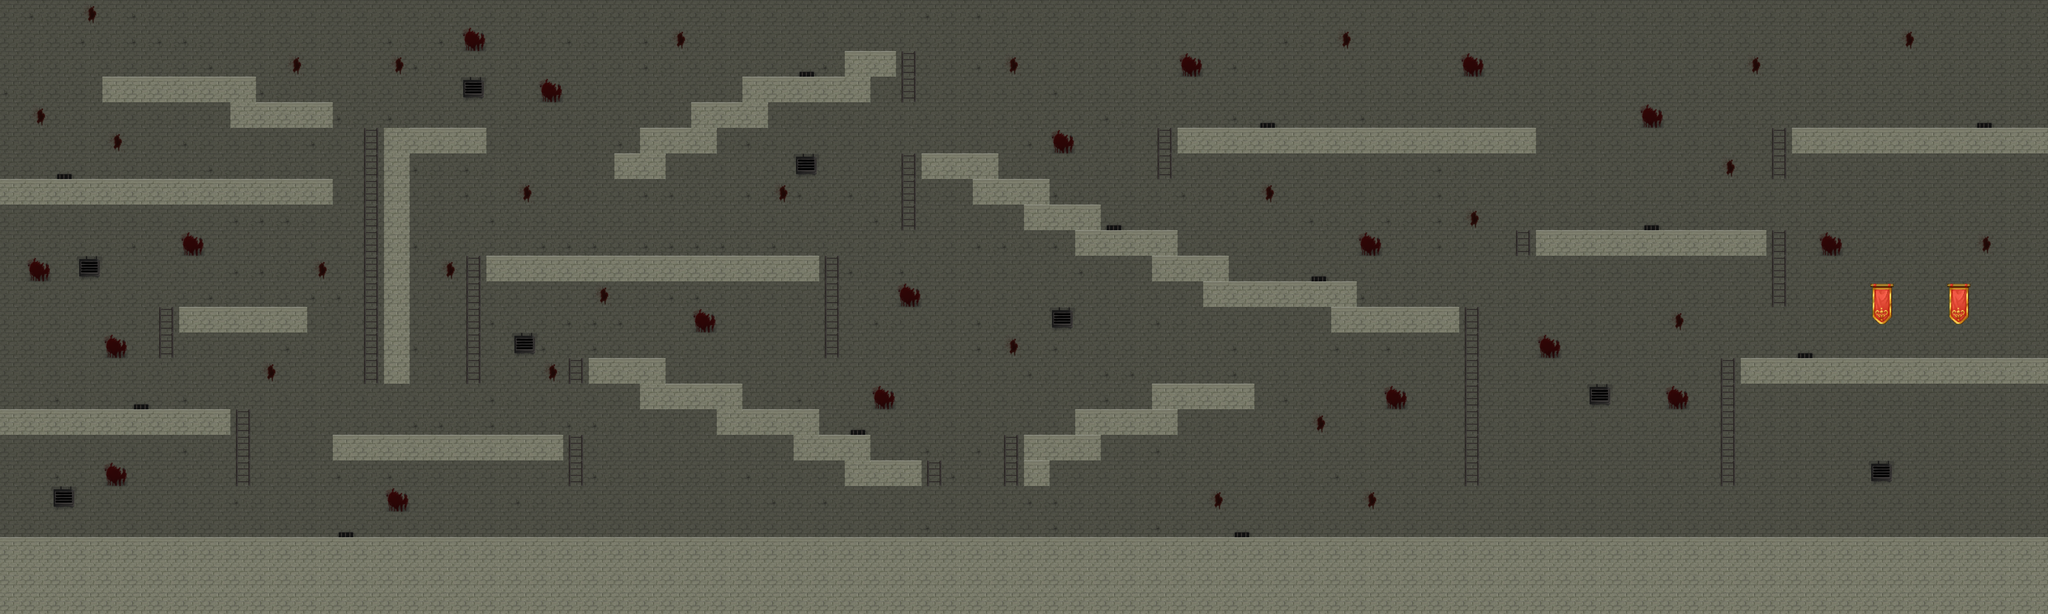

Below is a game level as drawn by its tile map, then a one-line description and the .tmx that defines it (tile-layer data replaced by summaries):
An orthogonal 80x24 tile map with 64x64 px tiles, 4 tile layers (background, floors, stairs, wall paper), 4 tilesets and 22 objects.

<map version="1.0" orientation="orthogonal" renderorder="right-down" width="80" height="24" tilewidth="64" tileheight="64" nextobjectid="24">
 <tileset firstgid="1" name="grunge_tile" tilewidth="64" tileheight="64" tilecount="35" columns="7">
  <image source="grunge_tile.png" width="448" height="320" />
 </tileset>
 <tileset firstgid="36" name="castledoors" tilewidth="128" tileheight="192" tilecount="1" columns="1">
  <image source="castledoors.png" width="128" height="192" />
 </tileset>
 <tileset firstgid="37" name="baddie" tilewidth="64" tileheight="64" tilecount="4" columns="4">
  <image source="baddie.png" width="256" height="64" />
 </tileset>
 <tileset firstgid="41" name="tiled" tilewidth="64" tileheight="64" tilecount="256" columns="16">
  <image source="tiled.png" width="1024" height="1024" />
 </tileset>
 <layer name="background" width="80" height="24">
  <data>[1920 cells, 1920 non-empty, 4 distinct tile ids]</data>
 </layer>
 <layer name="floors" width="80" height="24">
  <data>[1920 cells, 428 non-empty, 2 distinct tile ids]</data>
 </layer>
 <layer name="stairs" width="80" height="24">
  <data>[1920 cells, 55 non-empty, 1 distinct tile ids]</data>
 </layer>
 <layer name="wall paper" width="80" height="24">
  <data>[1920 cells, 69 non-empty, 6 distinct tile ids]</data>
 </layer>
 <objectgroup name="doors">
  <properties>
   <property name="id" value="enter" />
   <property name="sprite" value="castledoor" />
   <property name="type" value="door" />
  </properties>
  <object id="2" gid="36" x="64.2424" y="1023.82" width="128" height="192">
   <properties>
    <property name="id" value="enter" />
    <property name="sprite" value="castledoors" />
    <property name="type" value="door" />
   </properties>
  </object>
  <object id="3" gid="36" x="4735.5" y="895.833" width="128" height="192">
   <properties>
    <property name="id" value="exit" />
    <property name="sprite" value="castledoors" />
    <property name="type" value="door" />
   </properties>
  </object>
 </objectgroup>
 <objectgroup name="enemies">
  <object id="4" gid="38" x="384.841" y="445.47" width="64" height="64">
   <properties>
    <property name="type" value="enemy" />
   </properties>
  </object>
  <object id="5" gid="38" x="1041.23" y="316.227" width="64" height="64">
   <properties>
    <property name="type" value="enemy" />
   </properties>
  </object>
  <object id="6" gid="38" x="578.091" y="766.121" width="64" height="64">
   <properties>
    <property name="type" value="enemy" />
   </properties>
  </object>
  <object id="7" gid="38" x="441.697" y="1022.76" width="64" height="64">
   <properties>
    <property name="type" value="enemy" />
   </properties>
  </object>
  <object id="8" gid="38" x="1083.58" y="1084.73" width="64" height="64">
   <properties>
    <property name="type" value="enemy" />
   </properties>
  </object>
  <object id="9" gid="38" x="1538.73" y="637.818" width="64" height="64">
   <properties>
    <property name="type" value="enemy" />
   </properties>
  </object>
  <object id="10" gid="38" x="1915.7" y="189.091" width="64" height="64">
   <properties>
    <property name="type" value="enemy" />
   </properties>
  </object>
  <object id="11" gid="38" x="1915.92" y="1021.92" width="64" height="64">
   <properties>
    <property name="type" value="enemy" />
   </properties>
  </object>
  <object id="12" gid="38" x="2754.08" y="1021.55" width="64" height="64">
   <properties>
    <property name="type" value="enemy" />
   </properties>
  </object>
  <object id="13" gid="38" x="2812.03" y="574.182" width="64" height="64">
   <properties>
    <property name="type" value="enemy" />
   </properties>
  </object>
  <object id="14" gid="38" x="3386.12" y="316.97" width="64" height="64">
   <properties>
    <property name="type" value="enemy" />
   </properties>
  </object>
  <object id="15" gid="38" x="4044.06" y="573.879" width="64" height="64">
   <properties>
    <property name="type" value="enemy" />
   </properties>
  </object>
  <object id="16" gid="38" x="4823.58" y="318.318" width="64" height="64">
   <properties>
    <property name="type" value="enemy" />
   </properties>
  </object>
  <object id="17" gid="38" x="4579.76" y="890.424" width="64" height="64">
   <properties>
    <property name="type" value="enemy" />
   </properties>
  </object>
  <object id="18" gid="38" x="4364" y="1341.58" width="64" height="64">
   <properties>
    <property name="type" value="enemy" />
   </properties>
  </object>
  <object id="19" gid="38" x="3540.98" y="1342.16" width="64" height="64">
   <properties>
    <property name="type" value="enemy" />
   </properties>
  </object>
  <object id="20" gid="38" x="2650.29" y="1342.47" width="64" height="64">
   <properties>
    <property name="type" value="enemy" />
   </properties>
  </object>
  <object id="21" gid="38" x="1495.52" y="1340.16" width="64" height="64">
   <properties>
    <property name="type" value="enemy" />
   </properties>
  </object>
  <object id="22" gid="38" x="654.098" y="1341.06" width="64" height="64">
   <properties>
    <property name="type" value="enemy" />
   </properties>
  </object>
  <object id="23" gid="38" x="448.576" y="190.121" width="64" height="64">
   <properties>
    <property name="type" value="enemy" />
   </properties>
  </object>
 </objectgroup>
</map>
